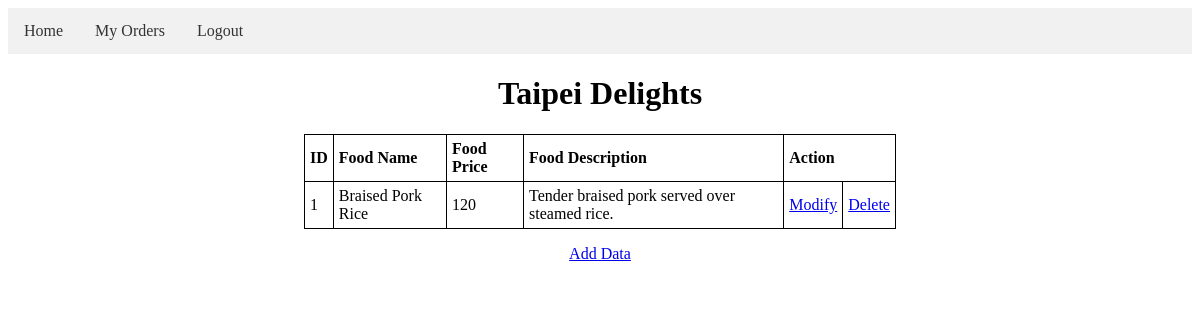
Screenshot of /menu.php?rest_id=1 (signed in) with the database file from the repository.
### tables this page shows
CREATE TABLE IF NOT EXISTS `restaurant` (
    `rest_id` INT NOT NULL AUTO_INCREMENT PRIMARY KEY,
    `rest_telp_num` VARCHAR(50),
    `rest_address` VARCHAR(50) NOT NULL,
    `rest_description` VARCHAR(255),
    `rest_open_status` VARCHAR(10) NOT NULL,
    `rest_name` VARCHAR(50) NOT NULL
);

CREATE TABLE IF NOT EXISTS `menu` (
    `menu_id` INT NOT NULL AUTO_INCREMENT PRIMARY KEY,
    `food_name` VARCHAR(50) NOT NULL,
    `food_price` INT NOT NULL,
    `food_description` VARCHAR(255)
);

### menu.php (the view, shortened to what this page needs)
<?php
    include("config.php");
    $rest_id = $_GET['rest_id'];
?>
<?php include('navbar.php'); ?>
<html>
<head>
</head>
<body>
<h1 align="center"><?php $sql = "SELECT rest_name FROM restaurant WHERE rest_id = '$rest_id'";
		                $result = $conn->query($sql);
                        $row = mysqli_fetch_array($result, MYSQLI_ASSOC);
                        if ($result->num_rows > 0) {
                            echo $row["rest_name"];
                        }
                        ?></h1>
<table style="width:50%" align="center">
	<tr>
		<th>ID</th>
		<th>Food Name</th>
		<th>Food Price</th>
		<th>Food Description</th>
		<th colspan="2">Action</th>
	</tr>
	<?php
		$sql = "SELECT * FROM menu WHERE menu_id IN (SELECT menu_id FROM restaurant_menu WHERE rest_id = '$rest_id')";
		$result = $conn->query($sql);
		if ($result->num_rows > 0) {
			while ($row = mysqli_fetch_array($result, MYSQLI_ASSOC)) {
				echo "<tr>";
				echo "<td>".$row["menu_id"]."</td>";
				echo "<td>".$row["food_name"]."</td>";
				echo "<td>".$row["food_price"]."</td>";
				echo "<td>".$row["food_description"]."</td>";
				echo "<td><a href='update.php?id=".$row["rest_id"]."'>Modify</a></td>";
				echo "<td><a href='delete.php?id=".$row["rest_id"]."'>Delete</a></td>";
				echo "</tr>";
			}
		} else {
			echo "<tr><td colspan='6'>0 results</td></tr>";
		}
	?>
</table>
<p align="center"><a href="create.html">Add Data</a></p>
</body>
</html>

### menu.php (style rules this page uses)
table, th, td { border: 1px solid black; border-collapse: collapse; }
th, td { padding: 5px; text-align: left; }

### rows the page displays
restaurant: rest_name "Taipei Delights"
menu: menu_id "1", food_name "Braised Pork Rice", food_price "120", food_description "Tender braised pork served over steamed rice."
